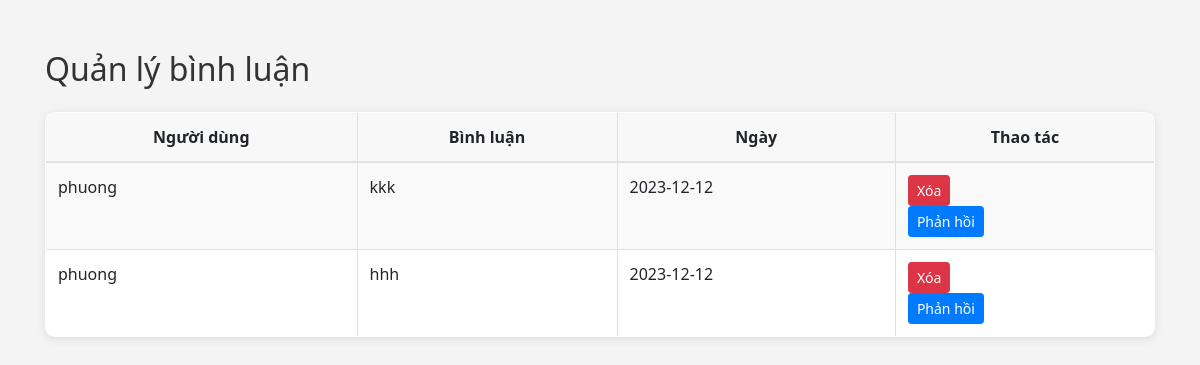
/admin/binhluan/list.php, run on the app's committed database.
### tables this page shows
CREATE TABLE `binh_luan` (
  `idBinhLuan` int(11) NOT NULL,
  `noiDung` varchar(255) DEFAULT NULL,
  `idUser` int(11) DEFAULT NULL,
  `ngayBinhLuan` date DEFAULT NULL,
  `idSp` int(11) DEFAULT NULL
);

CREATE TABLE `tai_khoan` (
  `idUser` int(11) NOT NULL,
  `vaiTro` varchar(255) DEFAULT 'Người dùng',
  `tenUser` varchar(255) DEFAULT NULL,
  `Password` varchar(255) DEFAULT NULL,
  `hoTenUser` varchar(255) NOT NULL,
  `sdt` varchar(255) NOT NULL,
  `diaChi` varchar(255) NOT NULL,
  `role` int(11) NOT NULL DEFAULT 1
);

### admin/binhluan/list.php (the view, shortened to what this page needs)
<?php
$servername = "127.0.0.1";
$username = "root";
$password = "";
$dbname = "duan1smp";
$conn = new mysqli($servername, $username, $password, $dbname);
$sql_get_comments = "SELECT binh_luan.idBinhLuan, binh_luan.noiDung, binh_luan.ngayBinhLuan, tai_khoan.tenUser
                    FROM binh_luan
                    INNER JOIN tai_khoan ON binh_luan.idUser = tai_khoan.idUser";
$result_comments = $conn->query($sql_get_comments);
?>
<!DOCTYPE html>
<html lang="vi">
<head>
    <link rel="stylesheet" href="https://stackpath.bootstrapcdn.com/bootstrap/4.5.2/css/bootstrap.min.css">
</head>
<body>
    <div class="container mt-5">
        <h2 class="mb-4">Quản lý bình luận</h2>
        <table class="table table-bordered">
            <thead>
                <tr>
                    <th>Người dùng</th>
                    <th>Bình luận</th>
                    <th>Ngày</th>
                    <th>Thao tác</th>
                </tr>
            </thead>
            <tbody>
                <?php
                if ($result_comments->num_rows > 0) {
                    while ($row = $result_comments->fetch_assoc()) {
                        echo "<tr>";
                        echo "<td>{$row['tenUser']}</td>";
                        echo "<td>{$row['noiDung']}</td>";
                        echo "<td>{$row['ngayBinhLuan']}</td>";
                        echo "<td>
                        <form method='post' onsubmit='return confirm(\"Bạn có chắc chắn muốn xóa bình luận này?\");'>
                            <input type='hidden' name='comment_id' value='{$row['idBinhLuan']}'>
                            <button type='submit' name='delete_comment' class='btn btn-danger btn-sm mr-2'>Xóa</button>
                        </form>
                        <button type='button' class='btn btn-primary btn-sm' data-toggle='modal' data-target='#replyModal{$row['idBinhLuan']}'>Phản hồi</button>
                      </td>";
                        echo "</tr>";
                    }
                } else {
                    echo "<tr><td colspan='4'>Không có bình luận nào</td></tr>";
                }
                ?>
            </tbody>
        </table>
    </div>
</body>
</html>
<!DOCTYPE html>
<html lang="vi">
<head>
    <link rel="stylesheet" href="https://stackpath.bootstrapcdn.com/bootstrap/4.5.2/css/bootstrap.min.css">
</head>
<body>
</body>
</html>

### admin/binhluan/list.php (style rules this page uses)
body { font-family: 'Segoe UI', Tahoma, Geneva, Verdana, sans-serif; background-color: #f4f4f4; color: #333; margin-top: 50px; }
table { width: 100%; margin-bottom: 1rem; background-color: #fff; border-radius: 10px; overflow: hidden; box-shadow: 0px 2px 10px rgba(0, 0, 0, 0.1); }
table th, table td { padding: 1rem; vertical-align: middle; border: none; }
table th { background-color: #f8f8f8; font-weight: bold; text-align: center; }
table tbody tr:nth-child(odd) { background-color: #f9f9f9; }

### data on the page
binh_luan: idUser.tenUser "phuong", noiDung "kkk", ngayBinhLuan "2023-12-12"
binh_luan: idUser.tenUser "phuong", noiDung "hhh", ngayBinhLuan "2023-12-12"
